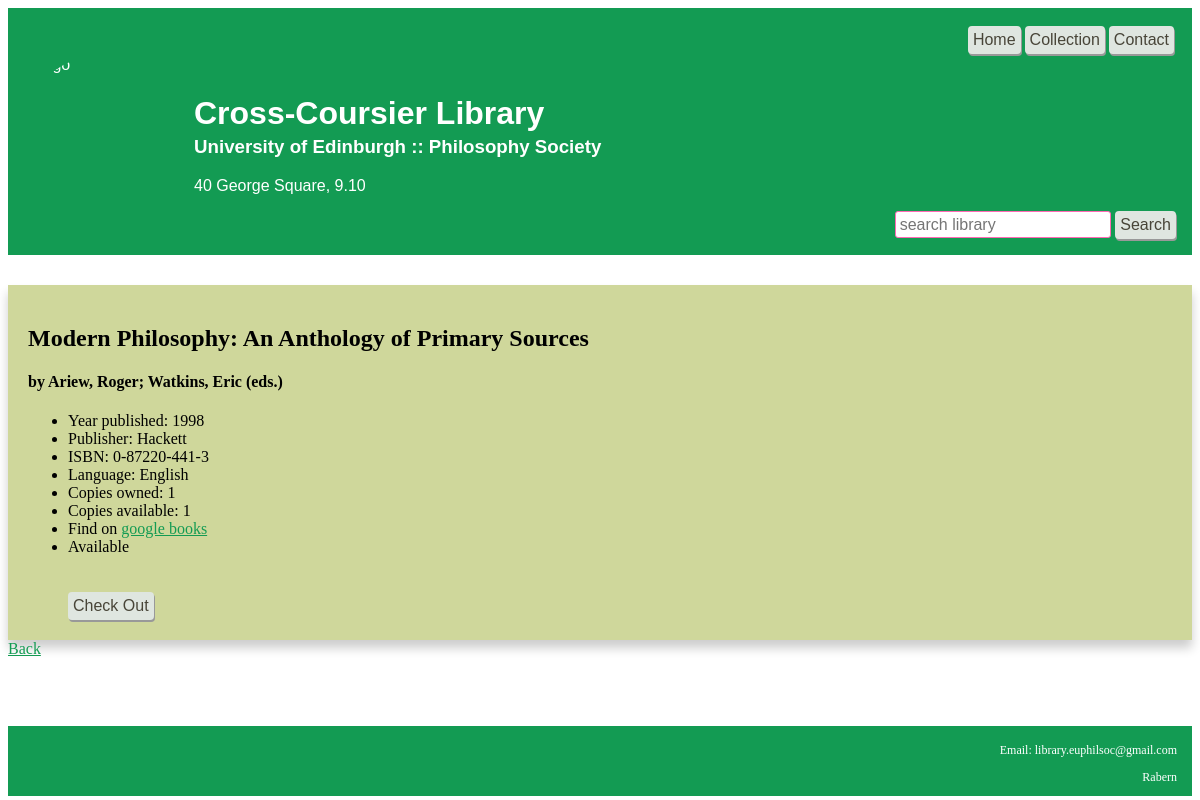
The app's page /library/details/3/, older data.
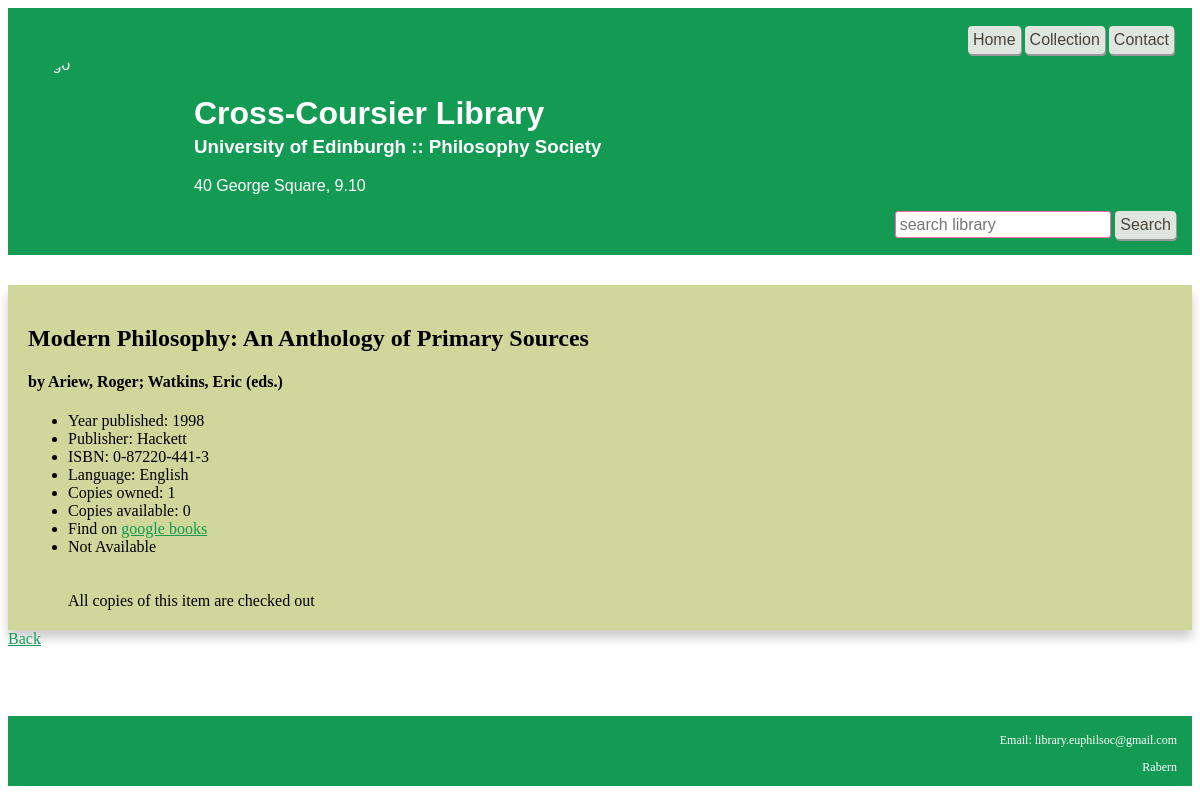
The same page, newer data.
### libraryapp/models.py (models this page shows, shortened)
class Book(models.Model):
    call_number = models.CharField(max_length =50)
    author = models.CharField(max_length =100)
    title = models.CharField(max_length =100)
    year = models.CharField(max_length =50)
    publisher = models.CharField(max_length =100)
    isbn = models.CharField(max_length =100)
    inventory = models.SmallIntegerField()
    available = models.SmallIntegerField()
    language = models.CharField(max_length =100)
    notes = models.TextField(null=True)

### libraryapp/views.py (the view)
# urls.py: path('details/<int:id>/', book_detail, name ="details"),
def book_detail(request,id):
    book = get_object_or_404(Book,id=id)
    context ={
        "book": book
    }
    return render(request, "library/detail.html", context)

### libraryapp/templates/library/detail.html (shortened to what this page needs)
{% extends 'base.html'%}
{% block content %}
 <div>
<div class="card">
  <div class="container">
    <h2><b>{{ book.title}}</b></h2>
    <h4> by {{ book.author }}</h4>
  <ul>
    <li>Year published: {{ book.year}} </li>
    <li>Publisher: {{ book.publisher}} </li>
    <li>ISBN: {{ book.isbn}}</li>
    <li>Language: {{ book.language}} </li>
    <li>Copies owned: {{ book.inventory}} </li>
    <li>Copies available: {{ book.available}} </li>
    <li>Find on <a style href="https://www.google.com/search?tbm=bks&q={{book.title}}">google books </a> </li>
    <li>{{ book.available|yesno:"Available,Not Available"}}</li>
  </ul>
</div>
{%if book.available %}
<div id="check"><button  onclick="location.href = '{% url 'checkout' book.id %}'">Check Out</button></div>
{%else%}
<div id="check">All copies of this item are checked out</div>
{%endif%}
</div>
<div> <a href="{% url 'list' %}"> Back </a></div>
<br>
{% endblock content %}

Row changes from the older to the newer data that the page shows:
changed Book "Modern Philosophy: An Anthology of Primary Sources": available "1" → "0"; available "Available" → "Not Available"
Text that changed along with them:
text no longer shown: "Check Out"
text now shown: "All copies of this item are checked out"
